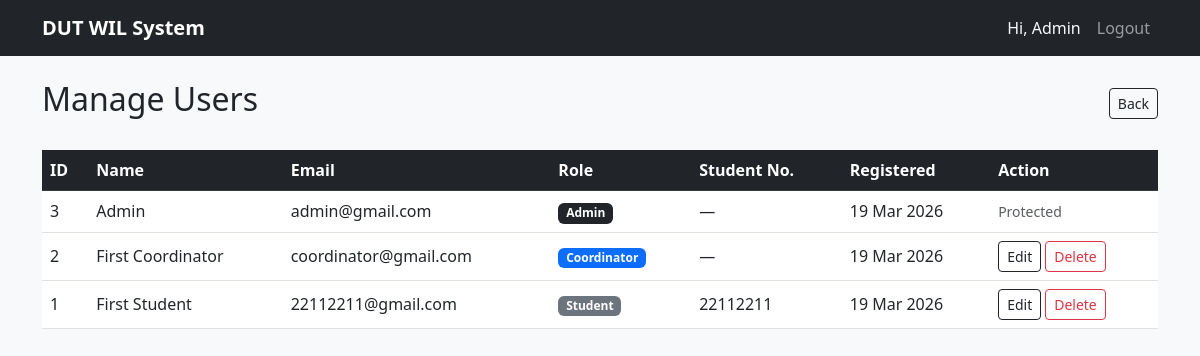
The app's page /admin/users (signed in) with its own data.
### app/models.py (models this page shows, shortened)
class User(db.Model, UserMixin):
    __tablename__ = 'users'
    id            = db.Column(db.Integer, primary_key=True)
    name          = db.Column(db.String(100), nullable=False)
    email         = db.Column(db.String(120), unique=True, nullable=False)
    password_hash = db.Column(db.String(256), nullable=False)
    role          = db.Column(db.String(20),  nullable=False)
    student_num   = db.Column(db.String(20),  unique=True, nullable=True)
    created_at    = db.Column(db.DateTime, default=datetime.utcnow)
    applications  = db.relationship('Application', backref='student',
                        lazy=True, foreign_keys='Application.student_id')
    documents     = db.relationship('Document',    backref='owner', lazy=True)
    notifications = db.relationship('Notification', backref='user',  lazy=True)

### app/routes/admin.py (the view)
@admin.route('/users')
@login_required
@admin_required
def manage_users():
    users = User.query.order_by(User.created_at.desc()).all()
    return render_template('admin/users.html', users=users)

### app/models.py (called while the page is built)
@login_manager.user_loader
def load_user(user_id):
    return User.query.get(int(user_id))

### app/utils.py (called while the page is built)
def admin_required(f):
    @wraps(f)
    def decorated(*args, **kwargs):
        if not current_user.is_authenticated or \
                current_user.role != 'admin':
            abort(403)
        return f(*args, **kwargs)
    return decorated

### app/templates/admin/users.html
{% extends 'base.html' %}
{% block content %}
<div class="d-flex justify-content-between align-items-center mb-4">
  <h2>Manage Users</h2>
  <a href="{{ url_for('admin.dashboard') }}"
     class="btn btn-outline-dark btn-sm">Back</a>
</div>
<div class="table-responsive">
  <table class="table table-hover align-middle">
    <thead class="table-dark">
      <tr>
        <th>ID</th>
        <th>Name</th>
        <th>Email</th>
        <th>Role</th>
        <th>Student No.</th>
        <th>Registered</th>
        <th>Action</th>
      </tr>
    </thead>
    <tbody>
      {% for u in users %}
      <tr>
        <td>{{ u.id }}</td>
        <td>{{ u.name }}</td>
        <td>{{ u.email }}</td>
        <td>
          {% if u.role == 'admin' %}
            <span class="badge bg-dark">Admin</span>
          {% elif u.role == 'coordinator' %}
            <span class="badge bg-primary">Coordinator</span>
          {% else %}
            <span class="badge bg-secondary">Student</span>
          {% endif %}
        </td>
        <td>{{ u.student_num or '—' }}</td>
        <td>{{ u.created_at.strftime('%d %b %Y') }}</td>
                <td>
          {% if not (u.role == 'admin' and u.id == current_user.id) %}
          <div class="d-flex gap-1">
            <a href="{{ url_for('admin.edit_user', user_id=u.id) }}"
               class="btn btn-sm btn-outline-dark">Edit</a>
            <form method="POST"
                  action="{{ url_for('admin.delete_user', user_id=u.id) }}"
                  onsubmit="return confirm('Delete {{ u.name }}? This cannot be undone.')">
              <button type="submit"
                      class="btn btn-sm btn-outline-danger">Delete</button>
            </form>
          </div>
          {% else %}
            <span class="text-muted small">Protected</span>
          {% endif %}
        </td>
      </tr>
      {% endfor %}
    </tbody>
  </table>
</div>
{% endblock %}

### app/templates/base.html (shortened to what this page needs)
<!DOCTYPE html>
<html lang="en">
<head>
  <link href="https://cdn.jsdelivr.net/npm/bootstrap@5.3.0/dist/css/bootstrap.min.css" rel="stylesheet">
</head>
<body class="bg-light">
<nav class="navbar navbar-expand-lg navbar-dark bg-dark">
  <div class="container">
    <a class="navbar-brand fw-bold" href="/">DUT WIL System</a>
    <div class="collapse navbar-collapse" id="navMenu">
      <ul class="navbar-nav ms-auto">
        {% if current_user.is_authenticated %}
          <li class="nav-item">
            <span class="nav-link text-light">
              Hi, {{ current_user.name }}
            </span>
          </li>
          <li class="nav-item">
            <a class="nav-link" href="{{ url_for('auth.logout') }}">Logout</a>
          </li>
        {% endif %}
      </ul>
    </div>
  </div>
</nav>
<div class="container mt-4">
  {% block content %}{% endblock %}
</div>
</body>
</html>

### records on screen
User: name "Admin", id "3", email "admin@gmail.com", role "Admin", student_num "—", created_at "19 Mar 2026"
User: id "2", name "First Coordinator", email "coordinator@gmail.com", role "Coordinator", student_num "—", created_at "19 Mar 2026"
User: id "1", name "First Student", email "22112211@gmail.com", role "Student", student_num "22112211", created_at "19 Mar 2026"
